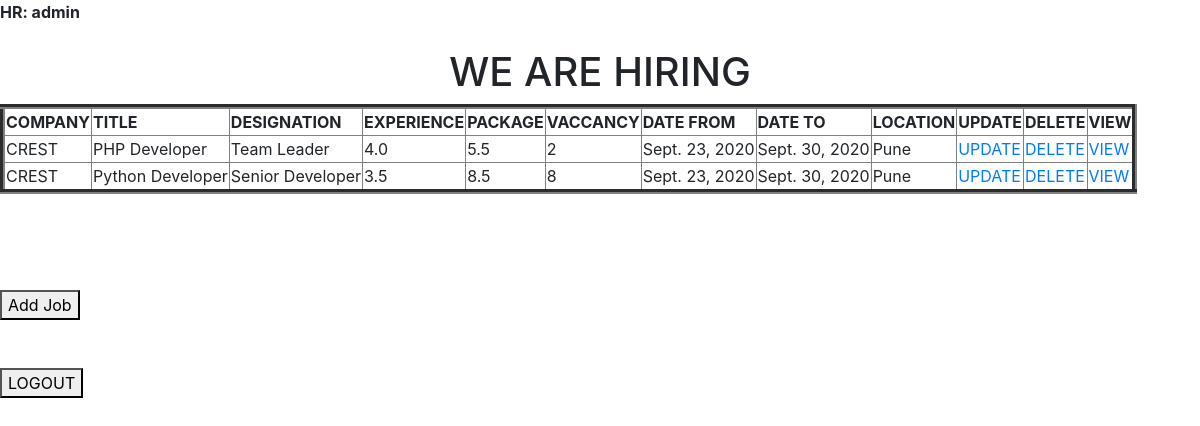
The page /readitjob/11/ (signed in) on the database its author committed.
### adminapp/models.py (models this page shows, shortened)
class ITJobs(models.Model):
    company = models.CharField(max_length=100)
    title = models.CharField(max_length=100)
    desgination = models.CharField(max_length=100)
    experience = models.FloatField()
    package = models.FloatField()
    vaccancy = models.IntegerField()
    date_from = models.DateField()
    date_to = models.DateField()
    location = models.ForeignKey(Address, on_delete=models.CASCADE, null=True)
    user = models.ManyToManyField(Usertable)
    hrtable = models.ForeignKey(User, on_delete=models.CASCADE, null=True)
    def __str__(self):
        return self.company

class Address(models.Model):
    city = models.CharField(max_length=100)
    def __str__(self):
        return self.city

### adminapp/views.py (the view)
# urls.py: path('readitjob/<int:id>/', views.readit_view, name='readitjob'),
@login_required(login_url ='/login/')
def readit_view(request,id):
    user = User.objects.get(pk=id)  # particular user id
    obj = ITJobs.objects.filter(hrtable__username=user.username)   # OR (hrtable__username=user)
    print(user, obj)
    return render(request, 'readitjob.html',{'obj':obj})

### adminapp/templates/readitjob.html
{% extends 'base.html' %}
{% block body %}
    <b>HR: {{request.user.username}}</b> <br><br>
    <h1 align=center> WE ARE HIRING</h1>
    <table border=5>
      <thead>
        <th>COMPANY</th>
        <th>TITLE</th>
        <th>DESIGNATION</th>
        <th>EXPERIENCE</th>
        <th>PACKAGE</th>
        <th>VACCANCY</th>
        <th>DATE FROM</th>
        <th>DATE TO</th>
        <th>LOCATION</th>
        <th>UPDATE</th>
        <th>DELETE</th>
        <th>VIEW</th>
      </thead>
    {% for x in obj %}
      <tr>
          <td>{{x.company}}</td>
          <td>{{x.title}}</td>
          <td>{{x.desgination}}</td>
          <td>{{x.experience}}</td>
          <td>{{x.package}}</td>
          <td>{{x.vaccancy}}</td>
          <td>{{x.date_from}}</td>
          <td>{{x.date_to}}</td>
          <td>{{x.location}}</td>
          <td><a href="{% url 'updateitjob' x.id %}">UPDATE</a></td>
          <td><a href="{% url 'deleteitjob' x.id %}">DELETE</a></td>
          <td><a href="{% url 'resumeit' x.id %}">VIEW</a></td>
        </tr>
    {% endfor %}
  </table> <br> <br><br> <br>
  <form class="" action="/additjob/" method="POST"> {% csrf_token %}
    <button type="submit" name="button">Add Job</button>
  </form>
  <br> <br>
  <form class="" action="/logout/" method="POST"> {% csrf_token %}
    <button type="submit" name="button">LOGOUT</button>
  </form> <br>
{% endblock %}

### rows shown on the page
ITJobs: company "CREST", title "PHP Developer", desgination "Team Leader", experience "4.0", package "5.5", vaccancy "2", date_from "Sept. 23, 2020", date_to "Sept. 30, 2020", location "Pune"
ITJobs: company "CREST", title "Python Developer", desgination "Senior Developer", experience "3.5", package "8.5", vaccancy "8", date_from "Sept. 23, 2020", date_to "Sept. 30, 2020", location "Pune"

### other values the page prints
{{ request.user.username }} "admin"
